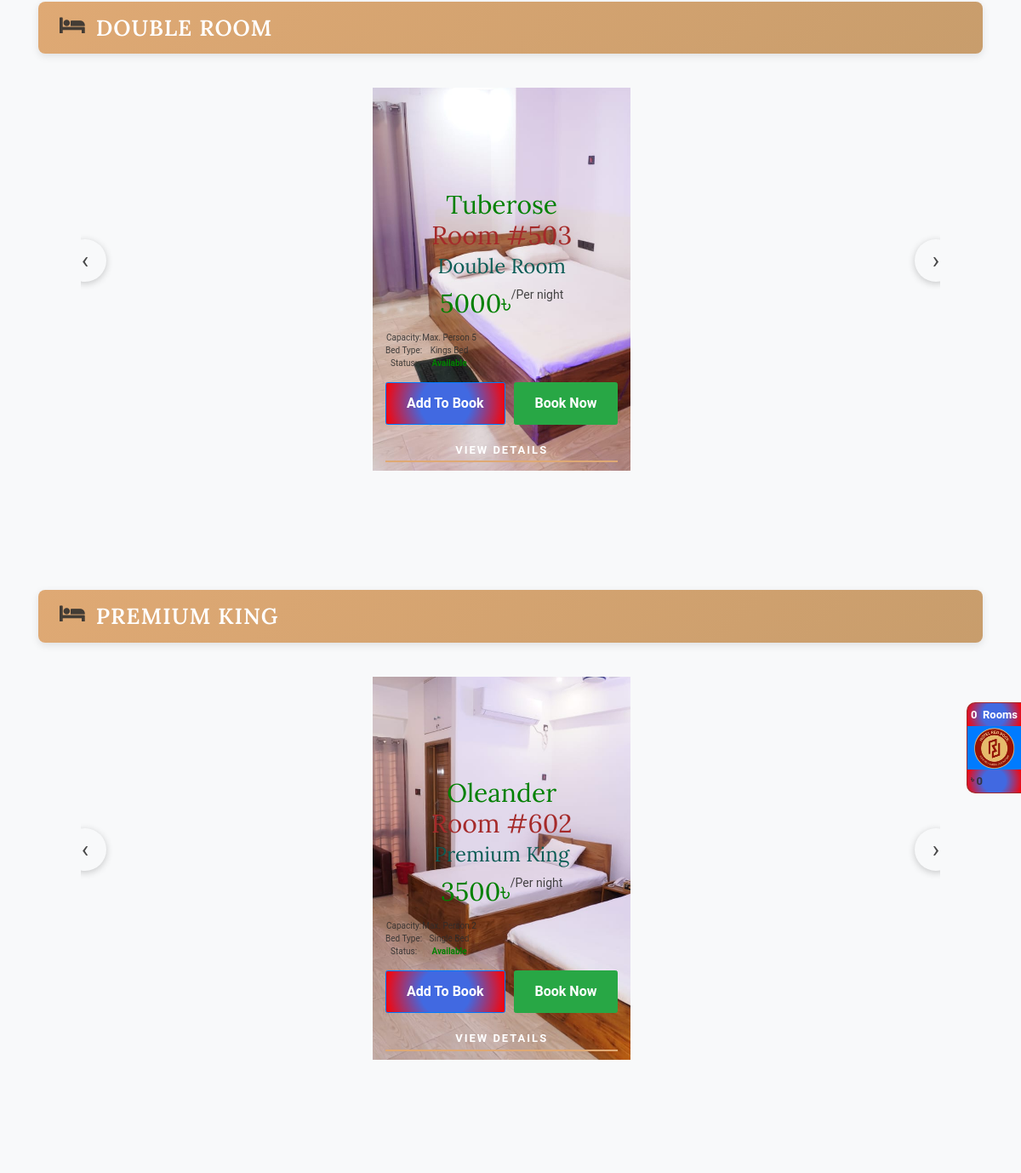
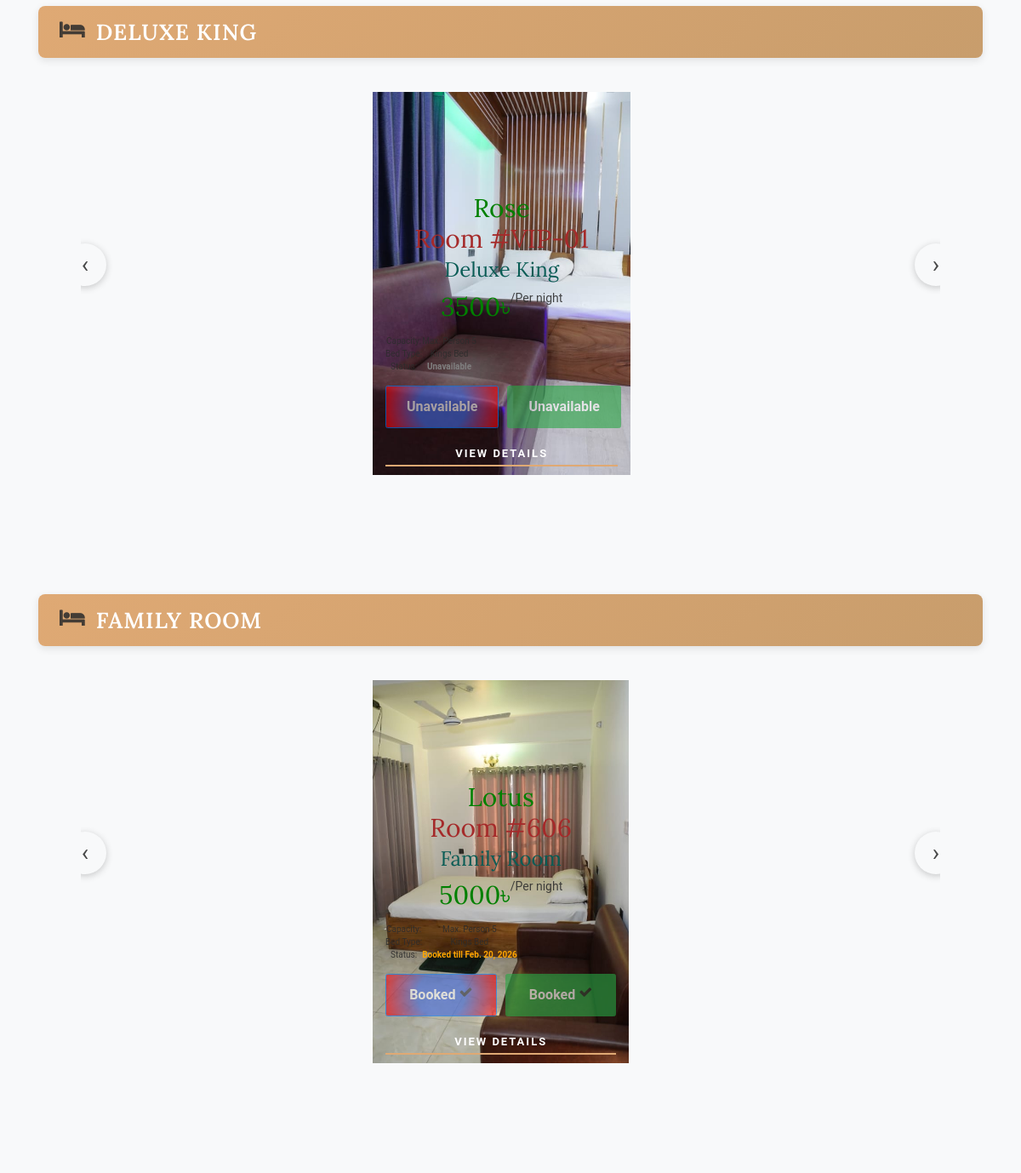
Before: / (middle part) with the older database file (2 pictures, top to bottom).
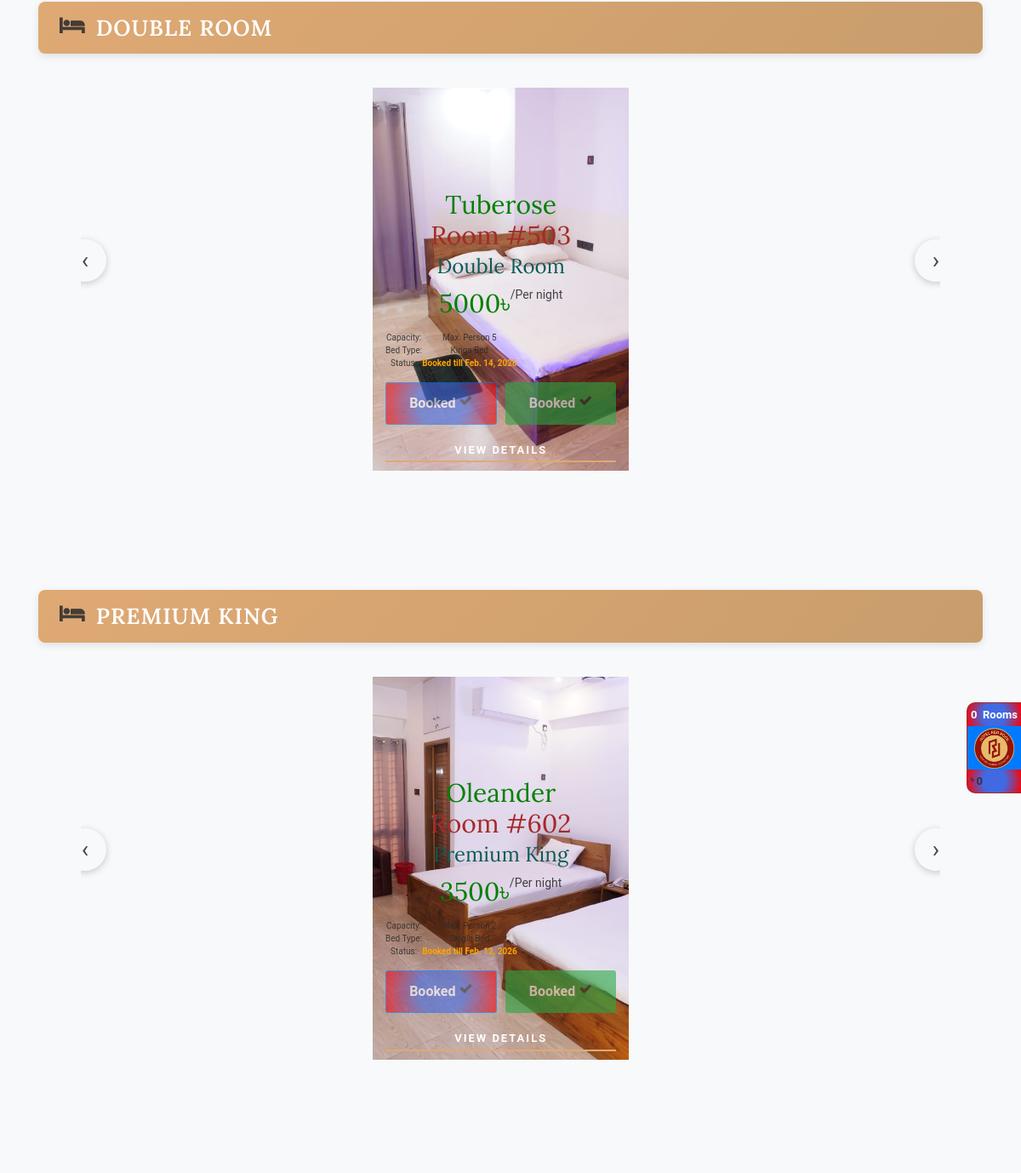
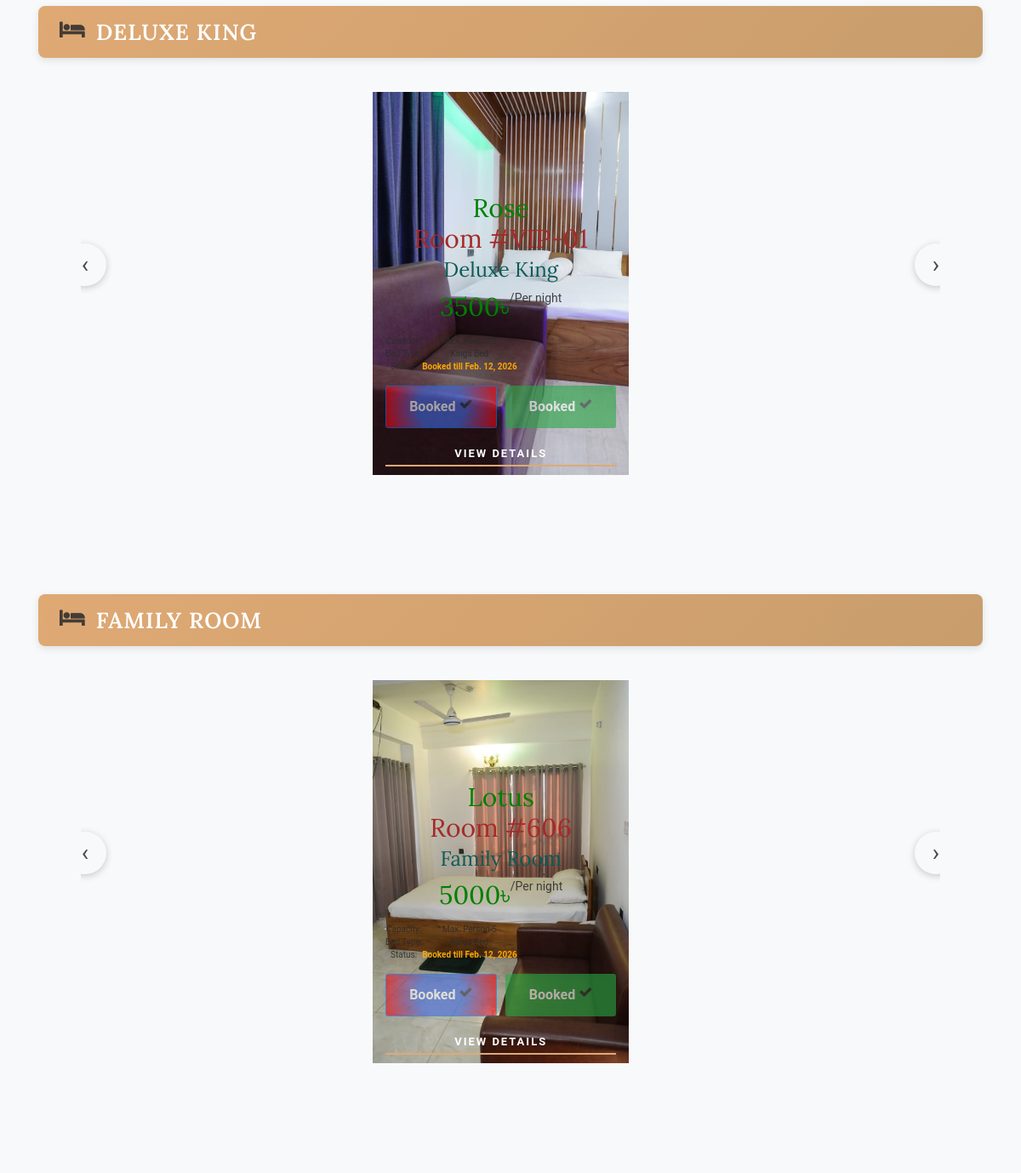
After: the same page with the newer database file (2 pictures, top to bottom).
### rooms/models.py (models this page shows, shortened)
class RoomType(models.Model):
    serial=models.IntegerField(default=0)
    name=models.CharField(max_length=100,unique=True)
    name_eng=models.CharField(max_length=100,unique=True)
    description=RichTextField(blank=True,null=True)
    occupancy=models.CharField(max_length=100,blank=True,null=True)
    bed_type=models.ManyToManyField(BedType,blank=True,null=True)
    price=models.CharField(max_length=10,blank=True,null=True)
    services=models.CharField(max_length=500,blank=True,null=True)
    comment=models.ManyToManyField(Comment,blank=True,null=True)
    main_image=models.FileField(upload_to='media/room_type_images',blank=True,null=True,)
    second_image=models.FileField(upload_to='media/room_type_images',blank=True,null=True,)

class Room(models.Model):
    serial=models.IntegerField(default=0)
    name=models.CharField(max_length=100,unique=True)
    name_eng=models.CharField(max_length=100,unique=True)
    room_no=models.CharField(max_length=100,unique=True)
    room_type=models.ForeignKey(RoomType,blank=True,null=True,on_delete=models.SET_NULL)
    bed_type=models.ForeignKey(BedType,blank=True,null=True,on_delete=models.SET_NULL)
    status=models.CharField(max_length=100,blank=True,null=True)
    price=models.CharField(max_length=10,blank=True,null=True)
    person_occupancy=models.CharField(max_length=10,blank=True,null=True)
    number_of_beds=models.CharField(max_length=10,blank=True,null=True)
    size=models.CharField(max_length=10,blank=True,null=True)
    services=models.CharField(max_length=500,blank=True,null=True)
    description=RichTextField(blank=True,null=True)
    comment=models.ManyToManyField(Comment,blank=True,null=True)
    main_image=models.FileField(upload_to='media/room_images',blank=True,null=True,)
    second_image=models.FileField(upload_to='media/room_images',blank=True,null=True,)
    is_available=models.BooleanField(default=False)
    class Meta:
        ordering = ['serial']
    def __str__(self):
        return self.name+'('+self.name_eng+')'

class BedType(models.Model):
    serial=models.IntegerField(default=0)
    name=models.CharField(max_length=100,unique=True)
    name_eng=models.CharField(max_length=100,unique=True)
    description=models.CharField(max_length=500,blank=True,null=True)
    occupancy=models.CharField(max_length=100,blank=True,null=True)

### rhms/views.py (the view, shortened to what this page needs)
# urls.py: path('', views.Frontpage.as_view(),name="frontpage"),
class Frontpage(View):
    template_name = 'frontpage/frontpage.html'
    def get(self, request, *args, **kwargs):
        rooms=Room.objects.all().prefetch_related('booking_set').order_by("serial")
        room_types=RoomType.objects.filter(room__isnull=False).distinct().order_by("serial")
        carousels=Carousel.objects.all().order_by("serial")[0:4]
        staffs=Staff.objects.all().order_by("serial")
        guests=Guest.objects.all().order_by("-id")
        today = timezone.now().date()
        for room in rooms:
            manual_status = (room.status or '').lower()
            active_bookings = [
                b for b in room.booking_set.all()
                if b.check_in_status not in ('checked_out', 'cancelled') and not b.check_out_status
            ]
            if manual_status in ('unavailable', 'maintenance'):
                room.display_status = 'unavailable'
                room.booked_until = None
                continue
            if manual_status == 'booked':
                room.display_status = 'booked'
                pending_bookings = [b for b in active_bookings if b.check_in_status == 'pending' and b.end_day >= today]
                room.booked_until = max(b.end_day for b in pending_bookings) if pending_bookings else None
                continue
            if any(b.check_in_status == 'checked_in' for b in active_bookings):
                room.display_status = 'occupied'
                room.booked_until = None
            elif any(b.check_in_status == 'pending' and b.end_day >= today for b in active_bookings):
                room.display_status = 'booked'
                pending_bookings = [b for b in active_bookings if b.check_in_status == 'pending' and b.end_day >= today]
                room.booked_until = max(b.end_day for b in pending_bookings) if pending_bookings else None
            else:
                room.display_status = 'available'
                room.booked_until = None
        rooms = _sort_rooms_by_availability(rooms)
        print(rooms)
        context={}
        context['rooms']=rooms
        context['room_types']=room_types
        context['carousels']=carousels
        context['staffs']=staffs
        context['guests']=guests
        return render(request, self.template_name,context)

### templates/frontpage/frontpage.html (shortened to what this page needs)
{% extends 'basepage/basepage.html' %}
{% load static  %}
    {% block content %}
    <section class="rooms-by-category-section spad" style="background-color: #f8f9fa;">
        <div class="container">
            {% for room_type in room_types %}
                <div class="room-category-block" style="margin-bottom: 60px; padding: 20px 0; clear: both;">
                    <div class="row">
                        <div class="col-lg-12">
                            <div style="background: linear-gradient(135deg, #dfa974 0%, #c89d6c 100%); padding: 15px 25px; border-radius: 8px; margin-bottom: 30px; box-shadow: 0 3px 10px rgba(0,0,0,0.1);">
                                <h3 style="color: #fff; margin: 0; font-size: 26px; font-weight: 600; text-transform: uppercase; letter-spacing: 1px;">
                                    <i class="fa fa-bed" style="margin-right: 12px;"></i>{{ room_type.name_eng }}
                                </h3>
                            </div>
                        </div>
                    </div>
                    <div class="room-slider-wrapper" style="position: relative;">
                        <div class="owl-carousel owl-theme room-slider-{{ room_type.id }}">
                            {% for room in rooms %}
                                {% if room.room_type.id == room_type.id %}
                                <div class="room-card-item">
                                    <div class="hp-room-item set-bg" data-setbg="{% if room.main_image %}{{ room.main_image.url }}{% endif %}" style="height: 450px; background-size: cover; background-position: center; background-color: #f0f0f0; {% if room.main_image %}background-image: url('{{ room.main_image.url }}');{% endif %}">
                                        <div class="hr-text" style="padding:15px;">
                                            <h3 style="color: green;">{{ room.name_eng }}</h3>
                                            <h3 style="color: brown;">Room #{{ room.room_no }}</h3>
                                            <h4 style="color: rgb(10, 92, 85); margin-top: 5px;">{{ room.room_type.name_eng }}</h4>
                                            <h3 style="color: green; margin-top: 10px;">{{ room.room_type.price }}&#x09F3;<span style="font-size: 14px;">/Per night</span></h3>
                                            <table style="margin-top: 15px;">
                                                <tbody>
                                                    <tr>
                                                        <td class="r-o">Capacity:</td>
                                                        <td>{{ room.room_type.occupancy }}</td>
                                                    </tr>
                                                    <tr>
                                                        <td class="r-o">Bed Type:</td>
                                                        <td>
                                                            {% for bed in room.room_type.bed_type.all %}
                                                                {{ bed.name_eng }}{% if not forloop.last %}, {% endif %}
                                                            {% endfor %}
                                                        </td>
                                                    </tr>
                                                    <tr>
                                                        <td class="r-o">Status:</td>
                                                        <td>
                                                            {% with status=room.display_status|default:room.status|default_if_none:"available"|lower %}
                                                                {% if status == 'available' %}
                                                                    <span style="color: green; font-weight: bold;">Available</span>
                                                                {% elif status == 'unavailable' %}
                                                                    <span style="color: gray; font-weight: bold;">Unavailable</span>
                                                                {% elif status == 'booked' %}
                                                                    <span style="color: orange; font-weight: bold;">
                                                                        Booked{% if room.booked_until %} till {{ room.booked_until }}{% endif %}
                                                                    </span>
                                                                {% elif status == 'occupied' %}
                                                                    <span style="color: red; font-weight: bold;">Occupied</span>
                                                                {% else %}
                                                                    <span style="color: green; font-weight: bold;">Available</span>
                                                                {% endif %}
                                                            {% endwith %}
                                                        </td>
                                                    </tr>
                                                </tbody>
                                            </table>
                                            {% with status=room.display_status|default:room.status|default_if_none:"available"|lower %}
                                            <div style="display: flex; gap: 10px; margin-top: 15px;">
                                                {% if status == 'available' %}
                                                    <button id="room_{{ room.id }}" class="btn btn-primary" style="background: var(--weather); padding: 12px 24px; font-size: 16px; font-weight: 600; flex: 1;" onclick="addToCart( this.id )">Add To Book</button>
                                                    <button class="btn btn-success" style="padding: 12px 24px; font-size: 16px; font-weight: 600; flex: 1; text-align: center;" onclick="bookNowSingle('room_{{ room.id }}')">Book Now</button>
                                                {% else %}
                                                    <button class="btn btn-primary" style="background: var(--weather); padding: 12px 24px; font-size: 16px; font-weight: 600; flex: 1; opacity: 0.6; cursor: not-allowed;" disabled>
                                                        {% if status == 'booked' %}Booked <i class="fa fa-check"></i>{% elif status == 'unavailable' %}Unavailable {% else %}Occupied <i class="fa fa-check"></i>{% endif %}
                                                    </button>
                                                    <button class="btn btn-success" style="padding: 12px 24px; font-size: 16px; font-weight: 600; flex: 1; text-align: center; opacity: 0.6; cursor: not-allowed;" disabled>
                                                        {% if status == 'booked' %}Booked <i class="fa fa-check"></i>{% elif status == 'unavailable' %}Unavailable {% else %}Occupied <i class="fa fa-check"></i>{% endif %}
                                                    </button>
                                                {% endif %}
                                            </div>
                                            {% endwith %}
                                            <div style="display: flex; gap: 10px; margin-top: 20px; flex-wrap: wrap;">
                                                <a href="{% url 'room_details' room.id %}" class="primary-btn" style="flex: 1; text-align: center; min-width: 120px;">View Details</a>
                                            </div>
                                        </div>
                                    </div>
                                </div>
                                {% endif %}
                            {% endfor %}
                        </div>
                    </div>
                </div>
            {% endfor %}
        </div>
    </section>
{% endblock content %}

### templates/basepage/basepage.html (shortened to what this page needs)
    <!DOCTYPE html>
    <html lang="zxx">
    {% load static  %}
    <head>
        <link rel="stylesheet" href="{% static 'css/ecom/main.3ffe20f2.css' %}" type="text/css">
        <link rel="stylesheet" href="{% static 'css/ecom/monami.css' %}" type="text/css">
        <link rel="stylesheet" href="{% static 'css/ecom/override.css' %}" type="text/css">
        <link rel="stylesheet" href="{% static 'css/bootstrap.min.css' %}" type="text/css">
        <link rel="stylesheet" href="{% static 'css/font-awesome.min.css' %}" type="text/css">
        <link rel="stylesheet" href="{% static 'css/elegant-icons.css' %}" type="text/css">
        <link rel="stylesheet" href="{% static 'css/flaticon.css' %}" type="text/css">
        <link rel="stylesheet" href="{% static 'css/owl.carousel.min.css' %}" type="text/css">
        <link rel="stylesheet" href="{% static 'css/nice-select.css' %}" type="text/css">
        <link rel="stylesheet" href="{% static 'css/jquery-ui.min.css' %}" type="text/css">
        <link rel="stylesheet" href="{% static 'css/magnific-popup.css' %}" type="text/css">
        <link rel="stylesheet" href="{% static 'css/slicknav.min.css' %}" type="text/css">
        <link rel="stylesheet" href="{% static 'css/style.css' %}" type="text/css">    <link rel="stylesheet" href="{% static 'css/responsive.css' %}" type="text/css">    <link rel="stylesheet" href="{% static 'css/mobile-enhancements.css' %}" type="text/css">    <link rel="stylesheet" href="{% static 'css/booking-form-enhanced.css' %}" type="text/css">    <link rel="stylesheet" href="{% static 'css/dropdown-fix.css' %}" type="text/css">    <link rel="stylesheet" href="{% static 'css/footer-compact.css' %}" type="text/css">    <link rel="stylesheet" href="{% static 'css/print-styles.css' %}" type="text/css" media="print">
    </head>
    <body>
    {% block content %}
    {% endblock content %}
        <div id="minicart" onclick="showShopingCart(this.id)" class="cart_box_container cart_info" style="background: var(--weather)"><div class="cart-box"><div class="cart-items text-center text-white" style="background: var(--weather)"><span id="number_of_item_mini" class="cart-count" style="color: white;">{{ cart_rooms.count }}</span><span style="color: white;">&nbsp; {% if cart_rooms.count == 1 %} Room {% else %} Rooms {% endif %}</span></div><div class="cart-bag text-center"><img src="{{ LOGO.url }}" alt="img"></div><div class="cart-amount" style="background: var(--weather)"><span>৳ </span><span class="cart-amount-span" id="mini_cart_total">{{ total_cart_amount }}</span></div></div></div>
    </body>
    </html>

Changed rows visible on the page:
shown differently, row unchanged: Room "Tuberose": booked_until (not shown) → "Feb. 14, 2026"; text "Available Add To Book Book Now" → "Booked till Booked Booked"
shown differently, row unchanged: Room "Oleander": booked_until (not shown) → "Feb. 12, 2026"; text "Available Add To Book Book Now" → "Booked till Booked Booked"
changed Room "Rose": booked_until (not shown) → "Feb. 12, 2026"; text "Unavailable Unavailable Unavailable" → "Booked till Booked Booked"
computed for Room "Lotus": booked_until "Feb. 20, 2026" → "Feb. 12, 2026"
